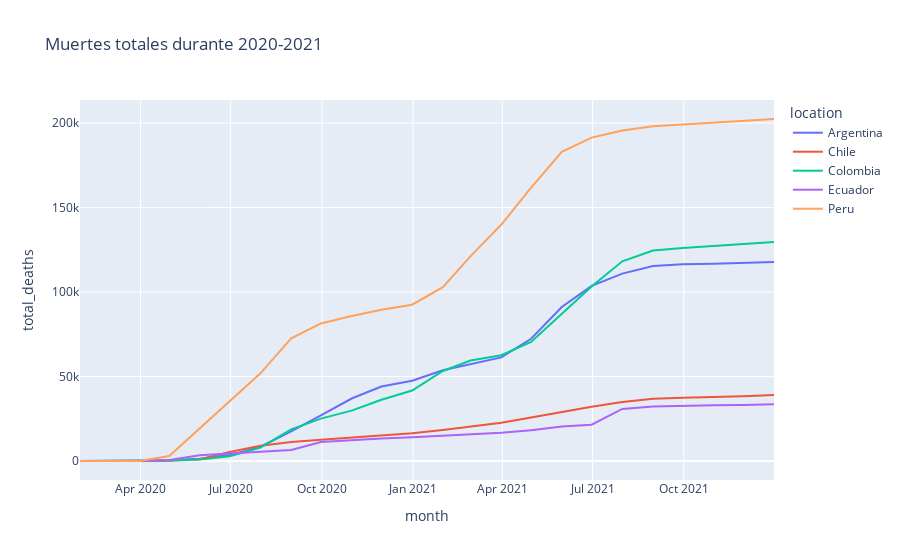

Here is the notebook cell this chart was saved with:
### Code cell
linea_muertes = px.line(df_2,x='month',y='total_deaths', color='location',title='Muertes totales durante 2020-2021')
linea_muertes.show()

### Figure 1 — Plotly figure (JSON) as saved in the notebook; plotly's stock layout.template omitted (floating-point values rounded to 4 significant figures)
{"data": [{"hovertemplate": "location=Argentina<br>month=%{x}<br>total_deaths=%{y}<extra></extra>", "legendgroup": "Argentina", "line": {"color": "#636efa", "dash": "solid"}, "marker": {"symbol": "circle"}, "mode": "lines", "name": "Argentina", "orientation": "v", "showlegend": true, "type": "scatter", "x": ["2020-01-31", "2020-02-29", "2020-03-31", "2020-04-30", "2020-05-31", "2020-06-30", "2020-07-31", "2020-08-31", "2020-09-30", "2020-10-31", "2020-11-30", "2020-12-31", "2021-01-31", "2021-02-28", "2021-03-31", "2021-04-30", "2021-05-31", "2021-06-30", "2021-07-31", "2021-08-31", "2021-09-30", "2021-10-31", "2021-11-30", "2021-12-31"], "xaxis": "x", "y": [0, 0, 70, 411, 1306, 3500, 8474, 17491, 27057, 36979, 44081, 47507, 53716, 57227, 61341, 72377, 91177, 103698, 110905, 115381, 116434, 116823, 117182, 117830], "yaxis": "y"}, {"hovertemplate": "location=Chile<br>month=%{x}<br>total_deaths=%{y}<extra></extra>", "legendgroup": "Chile", "line": {"color": "#EF553B", "dash": "solid"}, "marker": {"symbol": "circle"}, "mode": "lines", "name": "Chile", "orientation": "v", "showlegend": true, "type": "scatter", "x": ["2020-01-31", "2020-02-29", "2020-03-31", "2020-04-30", "2020-05-31", "2020-06-30", "2020-07-31", "2020-08-31", "2020-09-30", "2020-10-31", "2020-11-30", "2020-12-31", "2021-01-31", "2021-02-28", "2021-03-31", "2021-04-30", "2021-05-31", "2021-06-30", "2021-07-31", "2021-08-31", "2021-09-30", "2021-10-31", "2021-11-30", "2021-12-31"], "xaxis": "x", "y": [0, 0, 6, 181, 997, 5347, 9020, 11181, 12591, 13892, 15322, 16404, 18339, 20476, 22653, 25742, 29047, 32163, 34958, 36841, 37432, 37743, 38282, 39013], "yaxis": "y"}, {"hovertemplate": "location=Colombia<br>month=%{x}<br>total_deaths=%{y}<extra></extra>", "legendgroup": "Colombia", "line": {"color": "#00cc96", "dash": "solid"}, "marker": {"symbol": "circle"}, "mode": "lines", "name": "Colombia", "orientation": "v", "showlegend": true, "type": "scatter", "x": ["2020-01-31", "2020-02-29", "2020-03-31", "2020-04-30", "2020-05-31", "2020-06-30", "2020-07-31", "2020-08-31", "2020-09-30", "2020-10-31", "2020-11-30", "2020-12-31", "2021-01-31", "2021-02-28", "2021-03-31", "2021-04-30", "2021-05-31", "2021-06-30", "2021-07-31", "2021-08-31", "2021-09-30", "2021-10-31", "2021-11-30", "2021-12-31"], "xaxis": "x", "y": [0, 0, 6, 225, 853, 2811, 7975, 18767, 25103, 29802, 36214, 41690, 53284, 59518, 62645, 70446, 87207, 103321, 118188, 124648, 126068, 127225, 128343, 129686], "yaxis": "y"}, {"hovertemplate": "location=Ecuador<br>month=%{x}<br>total_deaths=%{y}<extra></extra>", "legendgroup": "Ecuador", "line": {"color": "#ab63fa", "dash": "solid"}, "marker": {"symbol": "circle"}, "mode": "lines", "name": "Ecuador", "orientation": "v", "showlegend": true, "type": "scatter", "x": ["2020-01-31", "2020-02-29", "2020-03-31", "2020-04-30", "2020-05-31", "2020-06-30", "2020-07-31", "2020-08-31", "2020-09-30", "2020-10-31", "2020-11-30", "2020-12-31", "2021-01-31", "2021-02-28", "2021-03-31", "2021-04-30", "2021-05-31", "2021-06-30", "2021-07-31", "2021-08-31", "2021-09-30", "2021-10-31", "2021-11-30", "2021-12-31"], "xaxis": "x", "y": [0, 0, 48, 576, 3346, 4424, 5507, 6537, 11273, 12542, 13371, 13990, 14851, 15713, 16679, 18158, 20485, 21485, 30797, 32223, 32732, 32978, 33185, 33647], "yaxis": "y"}, {"hovertemplate": "location=Peru<br>month=%{x}<br>total_deaths=%{y}<extra></extra>", "legendgroup": "Peru", "line": {"color": "#FFA15A", "dash": "solid"}, "marker": {"symbol": "circle"}, "mode": "lines", "name": "Peru", "orientation": "v", "showlegend": true, "type": "scatter", "x": ["2020-01-31", "2020-02-29", "2020-03-31", "2020-04-30", "2020-05-31", "2020-06-30", "2020-07-31", "2020-08-31", "2020-09-30", "2020-10-31", "2020-11-30", "2020-12-31", "2021-01-31", "2021-02-28", "2021-03-31", "2021-04-30", "2021-05-31", "2021-06-30", "2021-07-31", "2021-08-31", "2021-09-30", "2021-10-31", "2021-11-30", "2021-12-31"], "xaxis": "x", "y": [0, 0, 71, 2910, 19483, 35912, 51902, 72573, 81420, 85876, 89474, 92523, 102859, 121260, 139965, 161809, 183043, 191447, 195696, 198115, 199182, 200197, 201026, 202454], "yaxis": "y"}], "layout": {"legend": {"title": {"text": "location"}, "tracegroupgap": 0}, "title": {"text": "Muertes totales durante 2020-2021"}, "xaxis": {"anchor": "y", "domain": [0, 1], "title": {"text": "month"}}, "yaxis": {"anchor": "x", "domain": [0, 1], "title": {"text": "total_deaths"}}}}
